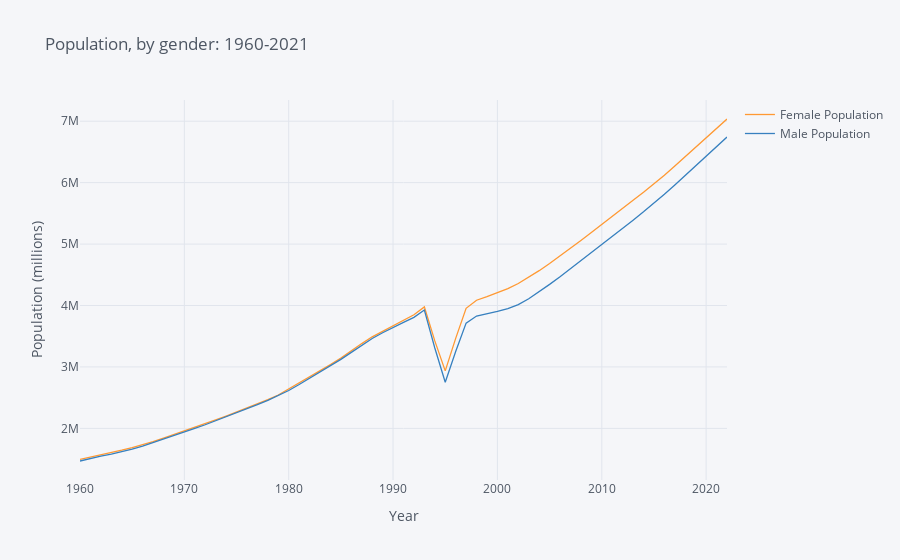

Notebook code cell kept with this figure:
### Markdown cell above
#### Population by Gender <a name="popl-by-gender"></a>

### Code cell
# Total population over time, with male and female.

# Three variables: Total Population, Total Female Population, Total Male Population
variable_labels = {"SP.POP.TOTL.FE.IN": "Female Population",
                   "SP.POP.TOTL.MA.IN": "Male Population"}

# Set country to Rwanda
Rwanda = {"RWA":"Rwanda"}

# Get dataframe
rwanda_pop = wbdata.get_dataframe(variable_labels, country = Rwanda).squeeze()

# Date index is of type string; change to integers
rwanda_pop.index = rwanda_pop.index.astype(int)

# Print graph from 1960-2022
rwanda_pop.iplot(title="Population, by gender: 1960-2021",xTitle='Year',yTitle='Population (millions)')

### Figure 1 — Plotly figure (JSON) as saved in the notebook; plotly's stock layout.template omitted (floating-point values rounded to 4 significant figures)
{"data": [{"line": {"color": "rgba(255, 153, 51, 1.0)", "dash": "solid", "shape": "linear", "width": 1.3}, "mode": "lines", "name": "Female Population", "text": "", "type": "scatter", "x": [2022, 2021, 2020, 2019, 2018, 2017, 2016, 2015, 2014, 2013, 2012, 2011, 2010, 2009, 2008, 2007, 2006, 2005, 2004, 2003, 2002, 2001, 2000, 1999, 1998, 1997, 1996, 1995, 1994, 1993, 1992, 1991, 1990, 1989, 1988, 1987, 1986, 1985, 1984, 1983, 1982, 1981, 1980, 1979, 1978, 1977, 1976, 1975, 1974, 1973, 1972, 1971, 1970, 1969, 1968, 1967, 1966, 1965, 1964, 1963, 1962, 1961, 1960], "y": [7035658, 6879649, 6723217, 6568936, 6418989, 6269800, 6121445, 5979182, 5843900, 5712630, 5584599, 5453874, 5319801, 5187356, 5056940, 4928236, 4802717, 4682280, 4567035, 4457573, 4357653, 4274117, 4205706, 4144374, 4085500, 3953557, 3464805, 2935750, 3424120, 3977249, 3849597, 3760956, 3675901, 3585501, 3490520, 3380175, 3259933, 3143448, 3037634, 2938311, 2834511, 2728539, 2630799, 2543728, 2467184, 2397751, 2330401, 2264630, 2200558, 2137773, 2076439, 2016919, 1957976, 1899301, 1841910, 1786149, 1733916, 1686693, 1644627, 1608527, 1574025, 1536734, 1496920]}, {"line": {"color": "rgba(55, 128, 191, 1.0)", "dash": "solid", "shape": "linear", "width": 1.3}, "mode": "lines", "name": "Male Population", "text": "", "type": "scatter", "x": [2022, 2021, 2020, 2019, 2018, 2017, 2016, 2015, 2014, 2013, 2012, 2011, 2010, 2009, 2008, 2007, 2006, 2005, 2004, 2003, 2002, 2001, 2000, 1999, 1998, 1997, 1996, 1995, 1994, 1993, 1992, 1991, 1990, 1989, 1988, 1987, 1986, 1985, 1984, 1983, 1982, 1981, 1980, 1979, 1978, 1977, 1976, 1975, 1974, 1973, 1972, 1971, 1970, 1969, 1968, 1967, 1966, 1965, 1964, 1963, 1962, 1961, 1960], "y": [6741039, 6582239, 6423145, 6266092, 6112819, 5960539, 5809454, 5663777, 5524552, 5388720, 5255735, 5123057, 4989230, 4856381, 4725056, 4594932, 4467349, 4344019, 4224817, 4110419, 4014653, 3949825, 3904282, 3865213, 3829146, 3713175, 3250704, 2751147, 3308544, 3927491, 3807610, 3724724, 3644062, 3556472, 3463454, 3355654, 3237871, 3123305, 3019095, 2921086, 2818389, 2713427, 2616733, 2530646, 2454768, 2385501, 2317807, 2251126, 2185811, 2121711, 2059140, 1998484, 1938390, 1878579, 1820100, 1763312, 1710104, 1661938, 1619013, 1582784, 1548098, 1509920, 1469241]}], "layout": {"autosize": true, "legend": {"bgcolor": "#F5F6F9", "font": {"color": "#4D5663"}}, "paper_bgcolor": "#F5F6F9", "plot_bgcolor": "#F5F6F9", "title": {"font": {"color": "#4D5663"}, "text": "Population, by gender: 1960-2021"}, "xaxis": {"autorange": true, "gridcolor": "#E1E5ED", "range": [1960, 2022], "showgrid": true, "tickfont": {"color": "#4D5663"}, "title": {"font": {"color": "#4D5663"}, "text": "Year"}, "type": "linear", "zerolinecolor": "#E1E5ED"}, "yaxis": {"autorange": true, "gridcolor": "#E1E5ED", "range": [1160000.0, 7345000.0], "showgrid": true, "tickfont": {"color": "#4D5663"}, "title": {"font": {"color": "#4D5663"}, "text": "Population (millions)"}, "type": "linear", "zerolinecolor": "#E1E5ED"}}}
